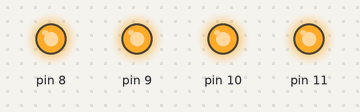
Bench run of a sketch on a simulated Arduino Uno, built with avr-gcc and run on an emulated ATmega328P. Parts: output pins drawn as LEDs (lit = HIGH).

Above: at 0.5 s.
At 3.5 s:
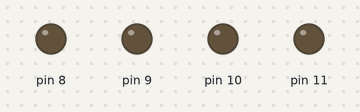
Timing chart, 0 to 4.6 s (numbered marks = the images above):
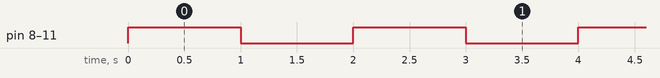

The sketch:

exp_01_01.ino
```cpp
// Лаборатория электроники и программирования
// Эксперимент 1
// Светодиодный маячок на 4 светодиодах
//
void setup() {
   // настроить выводы 8, 9, 10, 11 Arduino как OUTPUT
   pinMode(8,OUTPUT);
   pinMode(9,OUTPUT);
   pinMode(10,OUTPUT);
   pinMode(11,OUTPUT);
}

void loop() {
  // включить светодиоды
  digitalWrite(8, HIGH);
  digitalWrite(9, HIGH);
  digitalWrite(10, HIGH);
  digitalWrite(11, HIGH);
  // пауза 1000 мсек (1 сек)
  delay(1000);
  // выключить светодиоды
  digitalWrite(8, LOW);
  digitalWrite(9, LOW);
  digitalWrite(10, LOW);
  digitalWrite(11, LOW);
  // пауза 1000 мсек (1 сек)
  delay(1000);
}
```

Measured:
- by itself, pin 8–11: alternates HIGH for 1.0 s and LOW for 1.0 s
